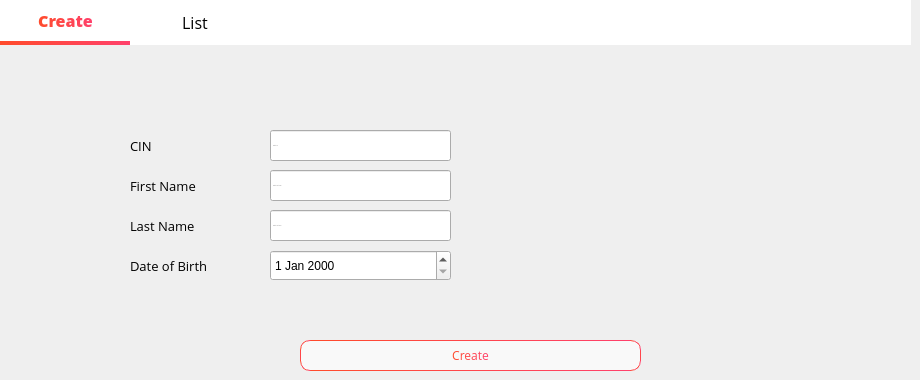
      <widget class="QWidget" name="Analytics_3">
       <property name="styleSheet">
        <string notr="true">
QLabel{
color: rgb(255, 255, 255);
background-color: transparent;
}
</string>
       </property>
       <widget class="QWidget" name="widget_8" native="true">
        <property name="geometry">
         <rect>
          <x>0</x>
          <y>0</y>
          <width>911</width>
          <height>45</height>
         </rect>
        </property>
        <property name="styleSheet">
         <string notr="true">QWidget{
background-color: rgb(255, 255, 255);
}
QPushButton {
    border: none;
    padding: 5px 10px;
    font-size: 16px;
    font-weight: normal;
    color: black;
}

QPushButton:checked {
    border-bottom: 4px solid qlineargradient(x1:0, y1:0, x2:1, y2:0, stop:0 #FF4B2B, stop:1 #FF416C);
    border-right: none;
    border-top: none;
    color: qlineargradient(x1:0, y1:0, x2:1, y2:0, stop:0 #FF4B2B, stop:1 #FF416C);
    font-weight: 700;
}

QPushButton:hover {
    background-color: qlineargradient(x1:0, y1:0, x2:1, y2:0, stop:0 #f2f2f2, stop:1 #e6e6e6);
}</string>
        </property>
        <widget class="QPushButton" name="pushButton_32">
         <property name="enabled">
          <bool>false</bool>
         </property>
         <property name="geometry">
          <rect>
           <x>0</x>
           <y>0</y>
           <width>131</width>
           <height>45</height>
          </rect>
         </property>
         <property name="font">
          <font>
           <family>Open Sans</family>
           <pointsize>-1</pointsize>
           <weight>50</weight>
           <bold>false</bold>
          </font>
         </property>
         <property name="cursor">
          <cursorShape>ArrowCursor</cursorShape>
         </property>
         <property name="styleSheet">
          <string notr="true"/>
         </property>
         <property name="text">
          <string>Create</string>
         </property>
         <property name="checkable">
          <bool>true</bool>
         </property>
         <property name="checked">
          <bool>true</bool>
         </property>
        </widget>
        <widget class="QPushButton" name="pushButton_33">
         <property name="geometry">
          <rect>
           <x>130</x>
           <y>0</y>
           <width>130</width>
           <height>45</height>
          </rect>
         </property>
         <property name="font">
          <font>
           <family>Open Sans</family>
           <pointsize>-1</pointsize>
           <weight>50</weight>
           <bold>false</bold>
          </font>
         </property>
         <property name="cursor">
          <cursorShape>PointingHandCursor</cursorShape>
         </property>
         <property name="styleSheet">
          <string notr="true"/>
         </property>
         <property name="text">
          <string>List</string>
         </property>
        </widget>
       </widget>
       <widget class="QLabel" name="label_11">
        <property name="geometry">
         <rect>
          <x>130</x>
          <y>130</y>
          <width>151</width>
          <height>31</height>
         </rect>
        </property>
        <property name="font">
         <font>
          <family>Open Sans</family>
          <pointsize>10</pointsize>
          <weight>50</weight>
          <bold>false</bold>
         </font>
        </property>
        <property name="styleSheet">
         <string notr="true">color: rgb(0, 0, 0);</string>
        </property>
        <property name="text">
         <string>CIN</string>
        </property>
       </widget>
       <widget class="QLineEdit" name="New_Patient_Cin">
        <property name="geometry">
         <rect>
          <x>270</x>
          <y>130</y>
          <width>181</width>
          <height>31</height>
         </rect>
        </property>
        <property name="font">
         <font>
          <family>Open Sans</family>
          <pointsize>-1</pointsize>
          <weight>50</weight>
          <bold>false</bold>
         </font>
        </property>
        <property name="styleSheet">
         <string notr="true"/>
        </property>
        <property name="placeholderText">
         <string>Patient CIN</string>
        </property>
       </widget>
       <widget class="QLabel" name="label_12">
        <property name="geometry">
         <rect>
          <x>130</x>
          <y>170</y>
          <width>151</width>
          <height>31</height>
         </rect>
        </property>
        <property name="font">
         <font>
          <family>Open Sans</family>
          <pointsize>10</pointsize>
          <weight>50</weight>
          <bold>false</bold>
         </font>
        </property>
        <property name="styleSheet">
         <string notr="true">color: rgb(0, 0, 0);</string>
        </property>
        <property name="text">
         <string>First Name</string>
        </property>
       </widget>
       <widget class="QLabel" name="label_13">
        <property name="geometry">
         <rect>
          <x>130</x>
          <y>210</y>
          <width>151</width>
          <height>31</height>
         </rect>
        </property>
        <property name="font">
         <font>
          <family>Open Sans</family>
          <pointsize>10</pointsize>
          <weight>50</weight>
          <bold>false</bold>
         </font>
        </property>
        <property name="styleSheet">
         <string notr="true">color: rgb(0, 0, 0);</string>
        </property>
        <property name="text">
         <string>Last Name</string>
        </property>
       </widget>
       <widget class="QLineEdit" name="New_Patient_Prenom">
        <property name="geometry">
         <rect>
          <x>270</x>
          <y>210</y>
          <width>181</width>
          <height>31</height>
         </rect>
        </property>
        <property name="font">
         <font>
          <family>Open Sans</family>
          <pointsize>-1</pointsize>
          <weight>50</weight>
          <bold>false</bold>
         </font>
        </property>
        <property name="styleSheet">
         <string notr="true"/>
        </property>
        <property name="placeholderText">
         <string>Patient Last Name</string>
        </property>
       </widget>
       <widget class="QLabel" name="label_14">
        <property name="geometry">
         <rect>
          <x>130</x>
          <y>250</y>
          <width>151</width>
          <height>31</height>
         </rect>
        </property>
        <property name="font">
         <font>
          <family>Open Sans</family>
          <pointsize>10</pointsize>
          <weight>50</weight>
          <bold>false</bold>
         </font>
        </property>
        <property name="styleSheet">
         <string notr="true">color: rgb(0, 0, 0);</string>
        </property>
        <property name="text">
         <string>Date of Birth</string>
        </property>
       </widget>
       <widget class="QPushButton" name="New_Btn">
        <property name="geometry">
         <rect>
          <x>300</x>
          <y>340</y>
          <width>341</width>
          <height>31</height>
         </rect>
        </property>
        <property name="font">
         <font>
          <family>Open Sans</family>
          <pointsize>-1</pointsize>
         </font>
        </property>
        <property name="cursor">
         <cursorShape>PointingHandCursor</cursorShape>
        </property>
        <property name="styleSheet">
         <string notr="true">QPushButton {
    border: 1px solid qlineargradient(x1:0, y1:0, x2:1, y2:0, stop:0 #FF4B2B, stop:1 #FF416C);
    border-radius: 10px;
    padding: 5px 15px;
    background: #f9f9f9;
    color: qlineargradient(x1:0, y1:0, x2:1, y2:0, stop:0 #FF4B2B, stop:1 #FF416C);
    font-size: 12px;
}

QPushButton:hover {
    background-color: qlineargradient(x1:0, y1:0, x2:1, y2:0, stop:0 #FF416C, stop:1 #FF4B2B);
	color: white;
}

QPushButton:pressed {
    background-color: qlineargradient(x1:0, y1:0, x2:1, y2:0, stop:0 #FF4B2B, stop:1 #FF416C);
    border: 2px solid #FF416C;
    padding: 4px 14px 6px 16px;
}</string>
        </property>
        <property name="text">
         <string>Create</string>
        </property>
       </widget>
       <widget class="QLineEdit" name="New_Patient_Nom">
        <property name="geometry">
         <rect>
          <x>270</x>
          <y>170</y>
          <width>181</width>
          <height>31</height>
         </rect>
        </property>
        <property name="font">
         <font>
          <family>Open Sans</family>
          <pointsize>-1</pointsize>
          <weight>50</weight>
          <bold>false</bold>
         </font>
        </property>
        <property name="styleSheet">
         <string notr="true"/>
        </property>
        <property name="placeholderText">
         <string>Patient First Name</string>
        </property>
       </widget>
       <widget class="QDateEdit" name="New_Patient_Date">
        <property name="geometry">
         <rect>
          <x>270</x>
          <y>250</y>
          <width>181</width>
          <height>31</height>
         </rect>
        </property>
        <property name="calendarPopup">
         <bool>false</bool>
        </property>
       </widget>
       <widget class="QLabel" name="label_15">
        <property name="geometry">
         <rect>
          <x>550</x>
          <y>80</y>
          <width>311</width>
          <height>221</height>
         </rect>
        </property>
        <property name="text">
         <string/>
        </property>
        <property name="pixmap">
         <pixmap resource="assets.qrc">:/assets/images/patient.jpg</pixmap>
        </property>
        <property name="scaledContents">
         <bool>true</bool>
        </property>
       </widget>
      </widget>
